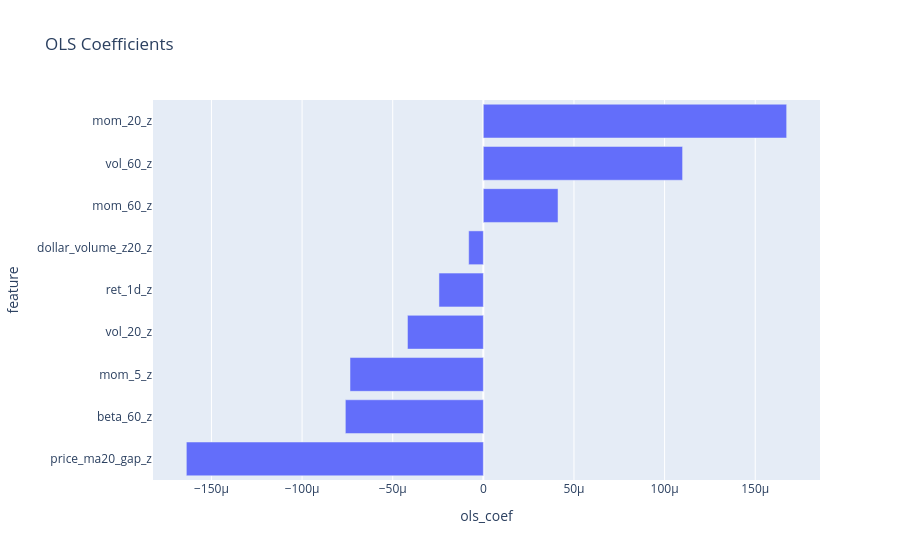

Notebook cell for this chart:
### Code cell
fig = px.bar(ols_coef.sort_values("ols_coef"), x="ols_coef", y="feature", orientation="h", title="OLS Coefficients")

fig.show()

### Figure 1 — Plotly figure (JSON) as saved in the notebook; plotly's stock layout.template omitted (floating-point values rounded to 4 significant figures)
{"data": [{"hovertemplate": "ols_coef=%{x}<br>feature=%{y}<extra></extra>", "legendgroup": "", "marker": {"color": "#636efa", "pattern": {"shape": ""}}, "name": "", "orientation": "h", "showlegend": false, "textposition": "auto", "type": "bar", "x": [-0.0001638, -7.613e-05, -7.356e-05, -4.185e-05, -2.449e-05, -8.091e-06, 4.12e-05, 0.0001099, 0.0001673], "xaxis": "x", "y": ["price_ma20_gap_z", "beta_60_z", "mom_5_z", "vol_20_z", "ret_1d_z", "dollar_volume_z20_z", "mom_60_z", "vol_60_z", "mom_20_z"], "yaxis": "y"}], "layout": {"barmode": "relative", "legend": {"tracegroupgap": 0}, "title": {"text": "OLS Coefficients"}, "xaxis": {"anchor": "y", "domain": [0, 1], "title": {"text": "ols_coef"}}, "yaxis": {"anchor": "x", "domain": [0, 1], "title": {"text": "feature"}}}}
